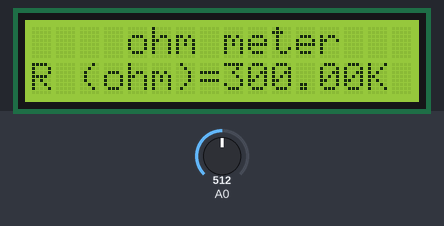
A sketch run on a simulated Arduino Uno, built with avr-gcc and run on an emulated ATmega328P. Shown: 16×2 character LCD. Inputs (shaded band) come from the test bench; at power-on: A0 = 512. What the sketch prints to the serial monitor is not drawn.

Above: at 1.2 s.
1.3 s: A0 set to 263
At 1.9 s:
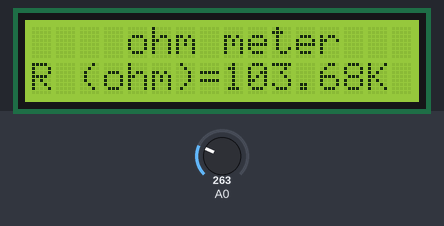
2.8 s: A0 set to 237
At 4.0 s:
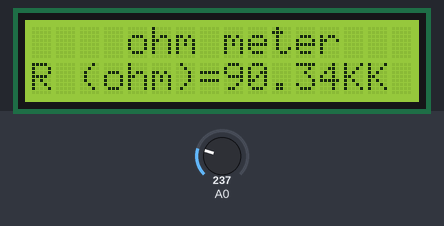
4.3 s: A0 set to 306
At 5.2 s:
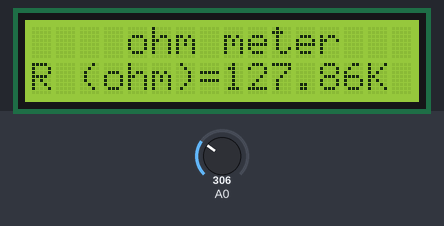
Timing chart, 0 to 7.3 s (numbered marks = the images above; inputs shaded):
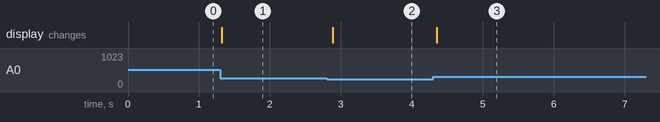

Measured:
- the behaviour switches between 256 and 255 on A0 (found by bisection; images 1 and 2)
- after the input at 1.3 s, the display: changes at once (image 1)
- after the input at 2.8 s, the display: changes after 0.09 s (image 2)
- after the input at 4.3 s, the display: changes after 0.05 s (image 3)

The sketch:

ohm_measure_code.ino
```cpp
#include<LiquidCrystal.h>
LiquidCrystal lcd(2,3,4,5,6,7);
int Vin=5;
float Vout=0;
float R1=300000;
float R2=0;
int a2d_data=0;
float buffer=0;
void setup()
{
 lcd.begin(16,2);
 Serial.begin(9600);
}
void loop()
{
  a2d_data=analogRead(A0);
  if(a2d_data)
  {
    buffer=a2d_data*Vin;
    Vout=(buffer)/1024.0;
    buffer=Vout/(Vin-Vout);
    R2=R1*buffer;
    lcd.setCursor(4,0);
    lcd.print("ohm meter");
    lcd.setCursor(0,1);
    lcd.print("R (ohm)=");
    //lcd.print(R2);
    lcd.print(R2/1000);
    lcd.print("K");
    Serial.println(R2/1000);
    //Serial.println(R2);
    delay(100);
  }
}
```
